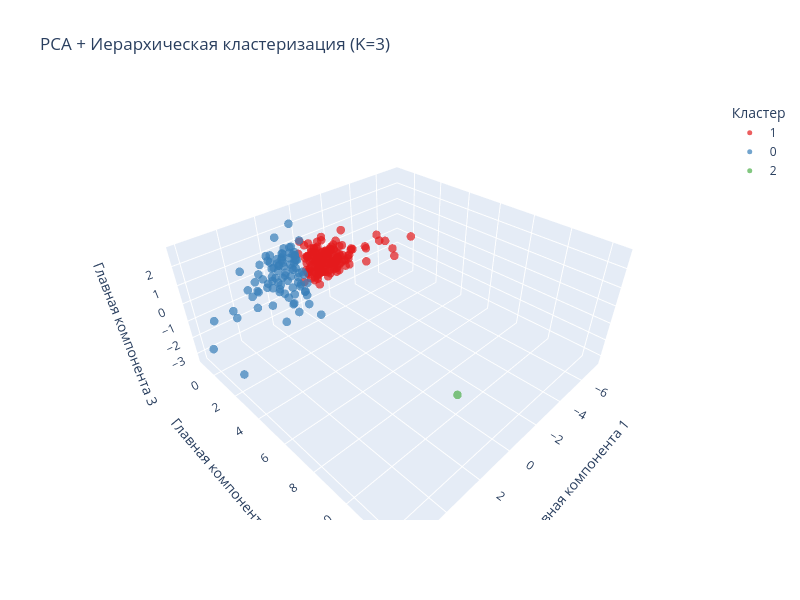

Here is the notebook cell this chart was saved with:
### Code cell
df_plot_pca = pd.DataFrame({
    'PC1': data_pca[:, 0],
    'PC2': data_pca[:, 1],
    'PC3': data_pca[:, 2],
    'Кластер': clusters_idx.astype(str)
})

fig = px.scatter_3d(
    df_plot_pca,
    x='PC1',
    y='PC2',
    z='PC3',
    color='Кластер',
    title=f'PCA + Иерархическая кластеризация (K=3)',
    labels={'PC1': 'Главная компонента 1',
            'PC2': 'Главная компонента 2',
            'PC3': 'Главная компонента 3'},
    opacity=0.7,
    color_discrete_sequence=px.colors.qualitative.Set1
)

fig.update_traces(marker=dict(size=5))
fig.update_layout(width=800, height=600)
fig.show()

### Figure 1 — Plotly figure (JSON) as saved in the notebook; plotly's stock layout.template omitted (floating-point values rounded to 4 significant figures; data arrays with more than 128 entries replaced by an {"elided": "..."} marker saying what was removed)
{"data": [{"hovertemplate": "Кластер=1<br>Главная компонента 1=%{x}<br>Главная компонента 2=%{y}<br>Главная компонента 3=%{z}<extra></extra>", "legendgroup": "1", "marker": {"color": "rgb(228,26,28)", "opacity": 0.7, "size": 5, "symbol": "circle"}, "mode": "markers", "name": "1", "scene": "scene", "showlegend": true, "type": "scatter3d", "x": {"elided": "159 float values"}, "y": {"elided": "159 float values"}, "z": {"elided": "159 float values"}}, {"hovertemplate": "Кластер=0<br>Главная компонента 1=%{x}<br>Главная компонента 2=%{y}<br>Главная компонента 3=%{z}<extra></extra>", "legendgroup": "0", "marker": {"color": "rgb(55,126,184)", "opacity": 0.7, "size": 5, "symbol": "circle"}, "mode": "markers", "name": "0", "scene": "scene", "showlegend": true, "type": "scatter3d", "x": [0.8718, 2.055, 1.792, 0.6179, 1.535, 3.236, 0.6601, 1.112, 2.663, 1.823, 0.763, 1.737, 1.581, 0.7062, 1.02, 2.382, 2.286, 1.492, 1.772, 0.4671, 1.513, 2.097, 1.062, 2.434, 1.157, 5.389, 1.633, 1.05, 1.332, 1.147, 1.028, 0.6512, 1.782, 0.3684, 0.6016, 2.16, 1.89, 0.8839, 2.395, 1.321, 2.476, 2.105, 1.85, 1.839, 4.331, 0.7733, 2.846, 2.0, 1.129, 3.295, 0.3454, 1.136, 3.245, 1.709, 1.288, 1.759, 2.143, 1.525, 0.9882, 0.999, 1.49, 0.9045, 2.022, 0.8736, 2.142, 1.302, 0.4972, 1.011, 2.108, 2.823, 1.068, 4.801, 1.42, 0.8915, 3.299, 5.964, 1.416, 1.651, 1.05, 3.517, 1.403, 5.637, 0.4751, 3.567, 0.5645, 3.333, 1.767, 1.276, 1.855, 0.8151], "y": [-0.3175, -0.7856, -0.4892, -0.3941, 0.2778, -0.1105, -0.5349, -0.2061, 0.393, -1.016, -0.2883, -0.4959, -0.717, 0.09193, 0.04453, -0.4293, -0.2069, 0.5766, -0.3939, -0.1941, 1.104, -0.01401, -0.2218, -0.4211, 0.01371, 1.196, -0.07592, -0.2824, -0.6624, -0.2226, -0.4364, -0.7299, -0.9707, -0.3161, -0.5179, 0.3141, 0.4192, 0.03445, -0.9801, -0.5832, -0.8888, -0.4319, -0.1576, -0.1384, -0.8568, -0.8089, 0.1973, -0.1761, -0.6638, -0.09241, -0.9899, -0.8351, -0.006553, -0.4747, -0.5515, -0.3328, -0.7443, 0.1669, 0.5802, -0.08815, -0.1192, 1.67, 0.3252, 0.03778, -0.1422, -0.07059, 0.1405, 0.06813, -0.5461, -0.5119, 5.279e-05, 0.4977, 0.1639, -0.05187, -0.625, -0.2979, -0.4198, -0.2887, 0.8111, -0.535, -0.4452, -0.1897, -0.1965, -0.8991, -0.6336, -0.2147, -0.8435, -0.6583, 0.2237, 0.5446], "z": [0.8918, 0.8127, -0.8445, 0.4369, -1.486, -0.1248, 0.3945, 1.121, 0.006301, 0.5281, 0.8125, 0.2223, 0.4986, -0.02348, 0.326, -1.564, 0.2324, -1.909, -0.5759, -1.458, 0.03607, -0.6616, 1.407, -0.1985, 0.2592, -3.352, 0.8295, 0.1839, 0.5972, 0.4624, 0.701, 1.09, 0.9398, -0.5037, 0.3955, -2.331, -0.8946, -0.8446, -0.2035, 1.029, 0.7098, 0.5263, 2.251, 0.7189, -1.15, -1.792, 0.03484, -0.2126, 1.206, 0.4164, 0.5682, 0.8249, -0.1467, 0.8942, -0.0987, 0.6007, 1.127, -1.605, -0.8835, 0.5522, -0.3073, -1.823, -0.644, -0.04677, 0.1276, -0.1004, -0.7661, -0.5353, -0.2369, 0.4707, 2.766, -0.6304, -0.6194, -0.3188, -0.6793, -2.302, 0.3819, -0.1319, -0.9607, -0.1475, -0.1714, -0.7343, 1.586, 0.7749, 0.5946, -1.132, 0.266, 0.7823, 1.269, -1.752]}, {"hovertemplate": "Кластер=2<br>Главная компонента 1=%{x}<br>Главная компонента 2=%{y}<br>Главная компонента 3=%{z}<extra></extra>", "legendgroup": "2", "marker": {"color": "rgb(77,175,74)", "opacity": 0.7, "size": 5, "symbol": "circle"}, "mode": "markers", "name": "2", "scene": "scene", "showlegend": true, "type": "scatter3d", "x": [3.412], "y": [12.46], "z": [1.782]}], "layout": {"height": 600, "legend": {"title": {"text": "Кластер"}, "tracegroupgap": 0}, "scene": {"domain": {"x": [0, 1], "y": [0, 1]}, "xaxis": {"title": {"text": "Главная компонента 1"}}, "yaxis": {"title": {"text": "Главная компонента 2"}}, "zaxis": {"title": {"text": "Главная компонента 3"}}}, "title": {"text": "PCA + Иерархическая кластеризация (K=3)"}, "width": 800}}
